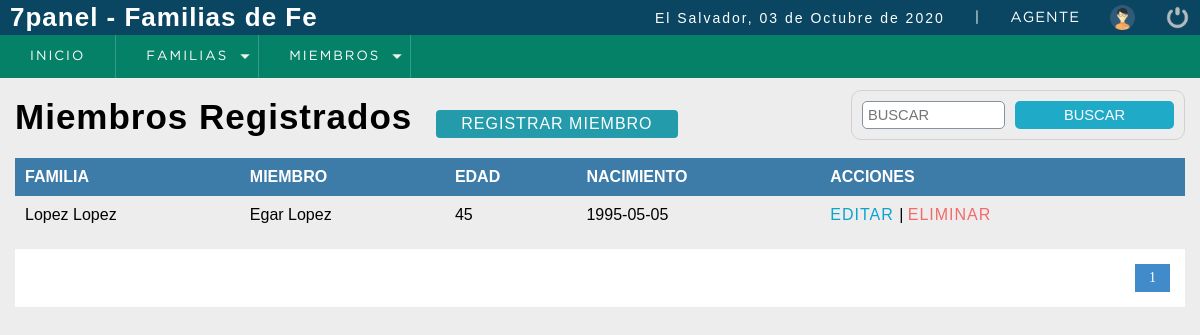
The app's page /sistema/lista_miembros_aio.php (signed in) with its own data.
### tables this page shows
CREATE TABLE IF NOT EXISTS `miembro` (
  `codmiembro` smallint(5) NOT NULL AUTO_INCREMENT,
  `familia` varchar(50) NOT NULL,
  `miembro` varchar(50)  NOT NULL,
  `edad` int(50) NOT NULL,
  `nacimiento` date NOT NULL,
  `usuario_id` smallint(5) NOT NULL,
  `estatus` smallint(5) NOT NULL DEFAULT '1',
  `incorporacion` datetime DEFAULT CURRENT_TIMESTAMP,
  PRIMARY KEY (`codmiembro`),
  KEY `familia` (`usuario_id`),
  KEY `estatus` (`estatus`)
);

### sistema/lista_miembros_aio.php (the view, shortened to what this page needs)
<?php
	include "../conexion.php";
 ?>
<!DOCTYPE html>
<html lang="en">
<head>
	<?php include "includes/scripts.php"; ?>
</head>
<body>
	<?php include "includes/header.php";
	?>
	<section id="container">
		<h1>Miembros Registrados</h1>
		<a href="registro_miembro.php" class="btn_new">Registrar Miembro</a>
		<form action="buscar_miembro.php" method="get" class="form_search">
			<input type="text" name="busqueda" id="busqueda" placeholder="Buscar">
			<input type="submit" value="Buscar" class="btn_search">
		</form>
		<table>
			<tr>
				<th>Familia</th>
				<th>Miembro</th>
				<th>Edad</th>
				<th>Nacimiento</th>
				<th>Acciones</th>
			</tr>
		<?php
			$sql_registe = mysqli_query($conection,"SELECT COUNT(*) as total_registro FROM miembro WHERE estatus = 1; ");
			$result_register = mysqli_fetch_array($sql_registe);
			$total_registro = $result_register['total_registro'];
			$por_pagina = 10;
			if(empty($_GET['pagina']))
			{
				$pagina = 1;
			}else{
				$pagina = $_GET['pagina'];
			}
			$desde = ($pagina-1) * $por_pagina;
			$total_paginas = ceil($total_registro / $por_pagina);
			$query = mysqli_query($conection,"SELECT * FROM miembro
				                              WHERE estatus = 1 AND usuario_id = $_SESSION[iduser]  ORDER BY codmiembro ASC LIMIT $desde,$por_pagina
				");
			$result = mysqli_num_rows($query);
			if($result > 0){
				while ($data = mysqli_fetch_array($query)) {
			?>
				<tr>
				    <td><?php echo $data['familia']; ?></td>
					<td><?php echo $data['miembro']; ?></td>
					<td><?php echo $data['edad']; ?></td>
					<td><?php echo $data['nacimiento']; ?></td>
					<td>
						<a class="link_edit" href="editar_miembro.php?cod=<?php echo $data['codmiembro']; ?>">Editar
						</a>
						<?php if($_SESSION['rol'] == 5 || $_SESSION['rol'] == 4 ) { ?>
						|
						<a class="link_delete" href="eliminar_confirmar_miembro.php?cod=<?php echo $data['codmiembro']; ?>">Eliminar</a>
					<?php } ?>
					</td>
				</tr>
		<?php
				}
			}
		 ?>
		</table>
		<div class="paginador">
			<ul>
			<?php
				for ($i=1; $i <= $total_paginas; $i++) {
					if($i == $pagina)
					{
						echo '<li class="pageSelected">'.$i.'</li>';
					}else{
						echo '<li><a href="?pagina='.$i.'">'.$i.'</a></li>';
					}
				}
			 ?>
			</ul>
		</div>
	</section>
</body>
</html>

### sistema/css/style.css (style rules this page uses)
* { margin: 0; padding: 0; box-sizing: border-box; }
body { background: #ededed; }
input, select, a, th { text-transform: uppercase; }
h1, h2, h3, h4, h5, h6 { font-family: 'arial'; font-weight: bold; letter-spacing: 1px; }
h1 { font-size: 26px; }
a { text-decoration: none; font-family: arial; letter-spacing: 1px; }
#container { padding: 90px 15px 15px; }
form { background: #FFF; margin: auto; padding: 20px 50px; border: 1px solid #d1d1d1; }
input,select { display: block; width: 100%; font-size: 11pt; padding: 5px; border: 1px solid #85929e; border-radius: 5px; }
#container h1 { font-size: 35px; display: inline-block; }
.btn_new { display: inline-block; background: #239baa; color: #FFF; padding: 5px 25px; border-radius: 4px; margin: 20px; }
table { border-collapse: collapse; font-size: 12pt; font-family: 'arial'; width: 100%; }
table th { text-align: left; padding: 10px; background: #3d7ba8; color: #FFF; }
table tr:nth-child(odd) { background: #FFF; }
table td { padding: 10px; }
.link_edit { color: #0ca4ce; }
.link_delete { color: #f26b6b; }
.paginador ul { padding: 15px; list-style: none; background: #FFF; margin-top: 15px; display: -webkit-flex; display: -moz-flex; display: -ms-flex; display: -o-flex; display: flex; justify-content: flex-end; }
.paginador a, .pageSelected { color: #428bca; border: 1px solid #ddd; padding: 5px; display: inline-block; font-size: 14px; text-align: center; width: 35px; }
.pageSelected { color: #FFF; background: #428bca; border: 1px solid #428bca; }
.form_search { display: -webkit-flex; display: -moz-flex; display: -ms-flex; display: -o-flex; display: flex; float: right; background: initial; padding: 10px; border-radius: 10px; }
.form_search .btn_search { background: #1faac8; color: #FFF; padding: 0 20px; border: 0; cursor: pointer; margin-left: 10px; }

### records on screen
miembro: familia "Lopez Lopez", miembro "Egar Lopez", edad "45", nacimiento "1995-05-05"

### other values on screen
fechaC() "03 de Octubre de 2020"
$_SESSION['user'] "AGENTE"
